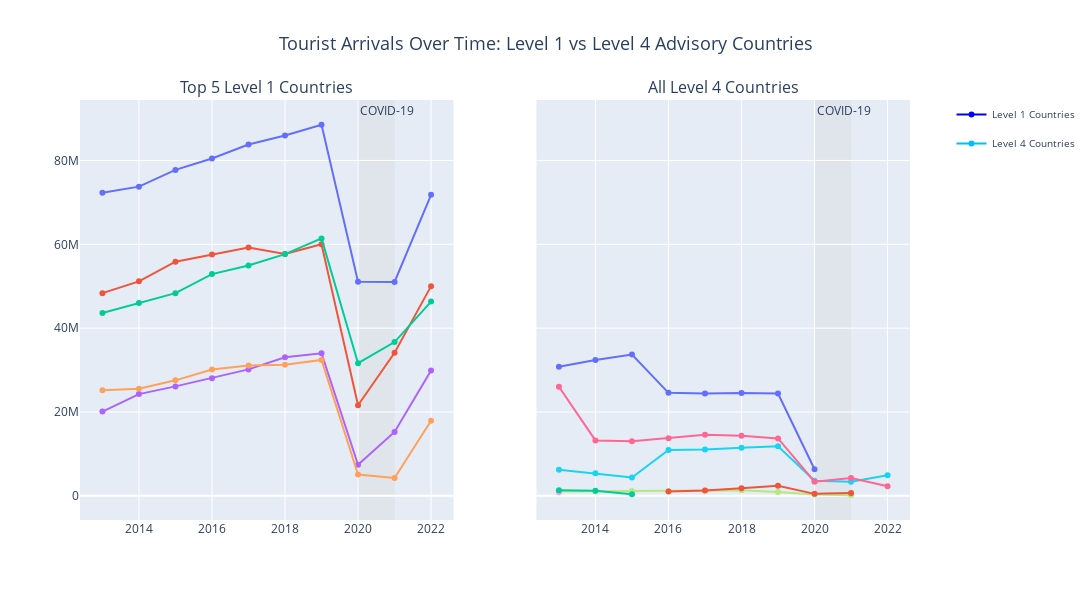

Notebook code for this chart:
### Code cell
from plotly.subplots import make_subplots
import plotly.graph_objects as go
x_years = [int(y) for y in years] 


fig = make_subplots(rows=1, cols=2, shared_yaxes=True,
                    subplot_titles=["Top 5 Level 1 Countries", "All Level 4 Countries"])

# Level 1 Countries (no per-country legends)
for _, row in top5_level_1.iterrows():
    fig.add_trace(go.Scatter(
        x=x_years, y=row[years].values,
        mode='lines+markers',
        name=row["COUNTRY_MERGED"],
        legendgroup="level1",
        showlegend=False,
        line=dict(width=2)
    ), row=1, col=1)

# Level 4 Countries (no per-country legends)
for _, row in combined_level_4.iterrows():
    fig.add_trace(go.Scatter(
        x=x_years, y=row[years].values,
        mode='lines+markers',
        name=row["COUNTRY_MERGED"],
        legendgroup="level4",
        showlegend=False,
        line=dict(width=2)
    ), row=1, col=2)

# Add 1 dummy trace for Level 1 legend
fig.add_trace(go.Scatter(
    x=[None], y=[None], mode='lines+markers',
    name='Level 1 Countries',
    legendgroup="level1",
    line=dict(color='blue'),
    marker=dict(color='blue'),
    showlegend=True
), row=1, col=1)

# Add 1 dummy trace for Level 4 legend
fig.add_trace(go.Scatter(
    x=[None], y=[None], mode='lines+markers',
    name='Level 4 Countries',
    legendgroup="level4",
    line=dict(color='deepskyblue'),
    marker=dict(color='deepskyblue'),
    showlegend=True
), row=1, col=2)

fig.add_vrect(
    x0=2020, x1=2021,
    fillcolor="lightgray",
    opacity=0.3,
    layer="below",
    line_width=0,
    annotation_text="COVID-19",
    annotation_position="top left"
)
# Layout tweaks
fig.update_layout(
    title=dict(
        text="Tourist Arrivals Over Time: Level 1 vs Level 4 Advisory Countries",
        x=0.5,  # ← centers the title
        xanchor='center',
        font=dict(size=18)
    ),
    height=600,
    width=1300,
    margin=dict(t=100),
    hovermode="x unified",
    legend=dict(  # <- this should be inside update_layout and comma-separated
        orientation="v",
        x=1.05,
        y=1,
        font=dict(size=10)
    )
)

fig.show()

### Figure 1 — Plotly figure (JSON) as saved in the notebook; plotly's stock layout.template omitted (floating-point values rounded to 4 significant figures)
{"data": [{"legendgroup": "level1", "line": {"width": 2}, "mode": "lines+markers", "name": "POLAND", "showlegend": false, "type": "scatter", "x": [2013, 2014, 2015, 2016, 2017, 2018, 2019, 2020, 2021, 2022], "xaxis": "x", "y": [72310000, 73750000, 77743000, 80476000, 83804000, 85946000, 88515000, 51076000, 51026000, 71814000], "yaxis": "y"}, {"legendgroup": "level1", "line": {"width": 2}, "mode": "lines+markers", "name": "CROATIA", "showlegend": false, "type": "scatter", "x": [2013, 2014, 2015, 2016, 2017, 2018, 2019, 2020, 2021, 2022], "xaxis": "x", "y": [48345000, 51168000, 55858000, 57587000, 59238000, 57668000, 60021000, 21608000, 34123000, 50023000], "yaxis": "y"}, {"legendgroup": "level1", "line": {"width": 2}, "mode": "lines+markers", "name": "HUNGARY", "showlegend": false, "type": "scatter", "x": [2013, 2014, 2015, 2016, 2017, 2018, 2019, 2020, 2021, 2022], "xaxis": "x", "y": [43611000, 45984000, 48345000, 52890000, 54962000, 57667000, 61397000, 31641000, 36688000, 46343000], "yaxis": "y"}, {"legendgroup": "level1", "line": {"width": 2}, "mode": "lines+markers", "name": "GREECE", "showlegend": false, "type": "scatter", "x": [2013, 2014, 2015, 2016, 2017, 2018, 2019, 2020, 2021, 2022], "xaxis": "x", "y": [20112000, 24272000, 26114000, 28071000, 30161000, 33072000, 34005000, 7406000, 15246000, 29876000], "yaxis": "y"}, {"legendgroup": "level1", "line": {"width": 2}, "mode": "lines+markers", "name": "CANADA", "showlegend": false, "type": "scatter", "x": [2013, 2014, 2015, 2016, 2017, 2018, 2019, 2020, 2021, 2022], "xaxis": "x", "y": [25167000, 25558000, 27555000, 30142000, 31081000, 31274000, 32430000, 5068000, 4282100, 17924000], "yaxis": "y"}, {"legendgroup": "level4", "line": {"width": 2}, "mode": "lines+markers", "name": "BELARUS", "showlegend": false, "type": "scatter", "x": [2013, 2014, 2015, 2016, 2017, 2018, 2019, 2020, 2021, 2022], "xaxis": "x2", "y": [6242000, 5375000, 4386000, 10935000, 11060000, 11502000, 11832000, 3598000, 3361000, 4920000], "yaxis": "y2"}, {"legendgroup": "level4", "line": {"width": 2}, "mode": "lines+markers", "name": "UKRAINE", "showlegend": false, "type": "scatter", "x": [2013, 2014, 2015, 2016, 2017, 2018, 2019, 2020, 2021, 2022], "xaxis": "x2", "y": [26025000, 13227000, 13025000, 13734000, 14579000, 14342000, 13710000, 3382000, 4272000, 2307000], "yaxis": "y2"}, {"legendgroup": "level4", "line": {"width": 2}, "mode": "lines+markers", "name": "HAITI", "showlegend": false, "type": "scatter", "x": [2013, 2014, 2015, 2016, 2017, 2018, 2019, 2020, 2021, 2022], "xaxis": "x2", "y": [1064000, 1127600, 1190000, 1153000, 1262000, 1333000, 938000, 322000, 148000, null], "yaxis": "y2"}, {"legendgroup": "level4", "line": {"width": 2}, "mode": "lines+markers", "name": "IRAQ", "showlegend": false, "type": "scatter", "x": [2013, 2014, 2015, 2016, 2017, 2018, 2019, 2020, 2021, 2022], "xaxis": "x2", "y": [892000, null, null, null, null, null, null, null, null, null], "yaxis": "y2"}, {"legendgroup": "level4", "line": {"width": 2}, "mode": "lines+markers", "name": "LIBYA", "showlegend": false, "type": "scatter", "x": [2013, 2014, 2015, 2016, 2017, 2018, 2019, 2020, 2021, 2022], "xaxis": "x2", "y": [null, null, null, null, null, null, null, null, null, null], "yaxis": "y2"}, {"legendgroup": "level4", "line": {"width": 2}, "mode": "lines+markers", "name": "RUSSIAN FEDERATION", "showlegend": false, "type": "scatter", "x": [2013, 2014, 2015, 2016, 2017, 2018, 2019, 2020, 2021, 2022], "xaxis": "x2", "y": [30792000, 32421000, 33729000, 24571000, 24390000, 24551000, 24419000, 6359000, null, null], "yaxis": "y2"}, {"legendgroup": "level4", "line": {"width": 2}, "mode": "lines+markers", "name": "SYRIAN ARAB REPUBLIC", "showlegend": false, "type": "scatter", "x": [2013, 2014, 2015, 2016, 2017, 2018, 2019, 2020, 2021, 2022], "xaxis": "x2", "y": [null, null, null, 1043000, 1291000, 1802000, 2424000, 479000, 661000, null], "yaxis": "y2"}, {"legendgroup": "level4", "line": {"width": 2}, "mode": "lines+markers", "name": "YEMEN", "showlegend": false, "type": "scatter", "x": [2013, 2014, 2015, 2016, 2017, 2018, 2019, 2020, 2021, 2022], "xaxis": "x2", "y": [1323000, 1218000, 398000, null, null, null, null, null, null, null], "yaxis": "y2"}, {"legendgroup": "level1", "line": {"color": "blue"}, "marker": {"color": "blue"}, "mode": "lines+markers", "name": "Level 1 Countries", "showlegend": true, "type": "scatter", "x": [null], "xaxis": "x", "y": [null], "yaxis": "y"}, {"legendgroup": "level4", "line": {"color": "deepskyblue"}, "marker": {"color": "deepskyblue"}, "mode": "lines+markers", "name": "Level 4 Countries", "showlegend": true, "type": "scatter", "x": [null], "xaxis": "x2", "y": [null], "yaxis": "y2"}], "layout": {"annotations": [{"font": {"size": 16}, "showarrow": false, "text": "Top 5 Level 1 Countries", "x": 0.225, "xanchor": "center", "xref": "paper", "y": 1, "yanchor": "bottom", "yref": "paper"}, {"font": {"size": 16}, "showarrow": false, "text": "All Level 4 Countries", "x": 0.775, "xanchor": "center", "xref": "paper", "y": 1, "yanchor": "bottom", "yref": "paper"}, {"showarrow": false, "text": "COVID-19", "x": 2020, "xanchor": "left", "xref": "x", "y": 1, "yanchor": "top", "yref": "y domain"}, {"showarrow": false, "text": "COVID-19", "x": 2020, "xanchor": "left", "xref": "x2", "y": 1, "yanchor": "top", "yref": "y2 domain"}], "height": 600, "hovermode": "x unified", "legend": {"font": {"size": 10}, "orientation": "v", "x": 1.05, "y": 1}, "margin": {"t": 100}, "shapes": [{"fillcolor": "lightgray", "layer": "below", "line": {"width": 0}, "opacity": 0.3, "type": "rect", "x0": 2020, "x1": 2021, "xref": "x", "y0": 0, "y1": 1, "yref": "y domain"}, {"fillcolor": "lightgray", "layer": "below", "line": {"width": 0}, "opacity": 0.3, "type": "rect", "x0": 2020, "x1": 2021, "xref": "x2", "y0": 0, "y1": 1, "yref": "y2 domain"}], "title": {"font": {"size": 18}, "text": "Tourist Arrivals Over Time: Level 1 vs Level 4 Advisory Countries", "x": 0.5, "xanchor": "center"}, "width": 1300, "xaxis": {"anchor": "y", "domain": [0, 0.45]}, "xaxis2": {"anchor": "y2", "domain": [0.55, 1]}, "yaxis": {"anchor": "x", "domain": [0, 1]}, "yaxis2": {"anchor": "x2", "domain": [0, 1], "matches": "y", "showticklabels": false}}}
